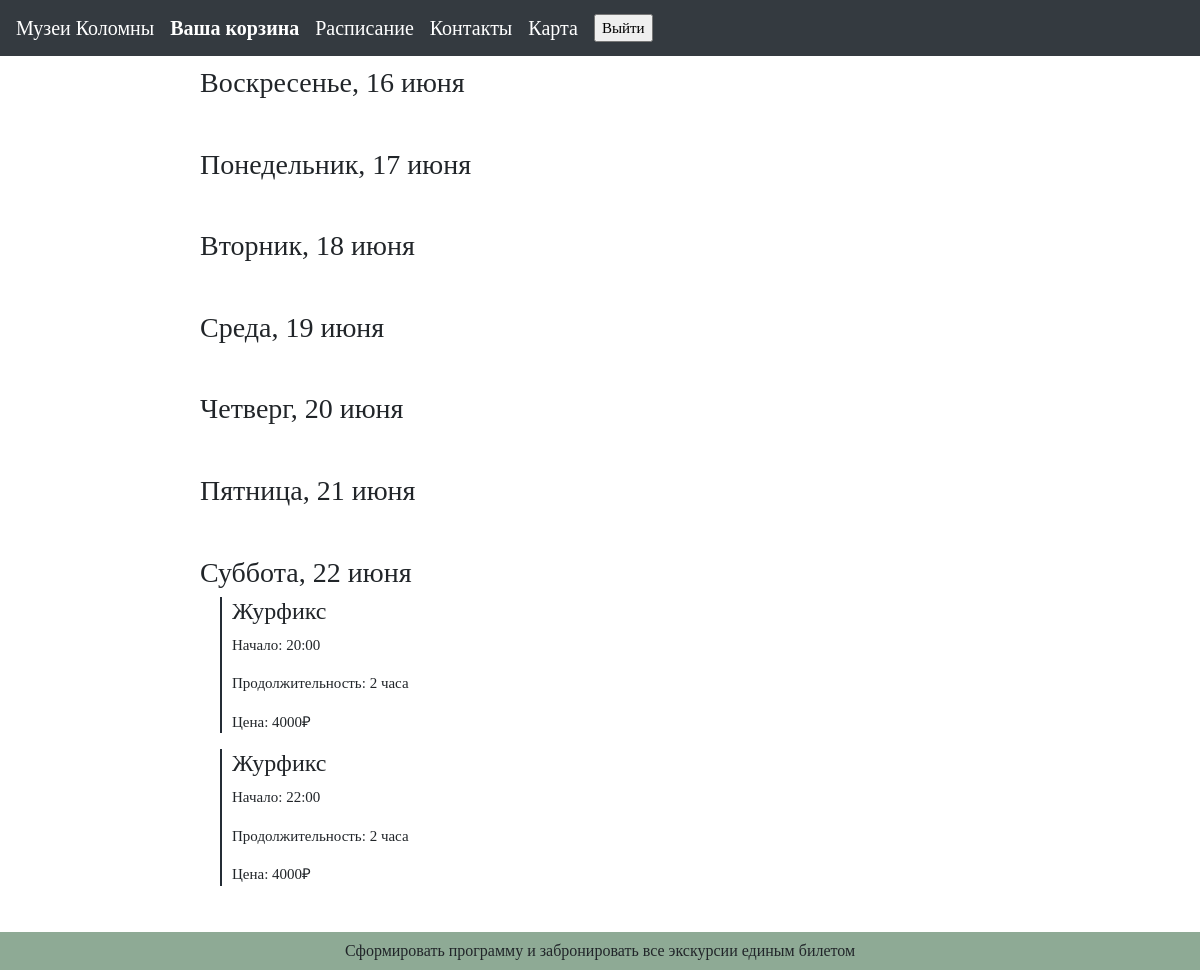
Before: /basket/ (signed in) with the older database file.
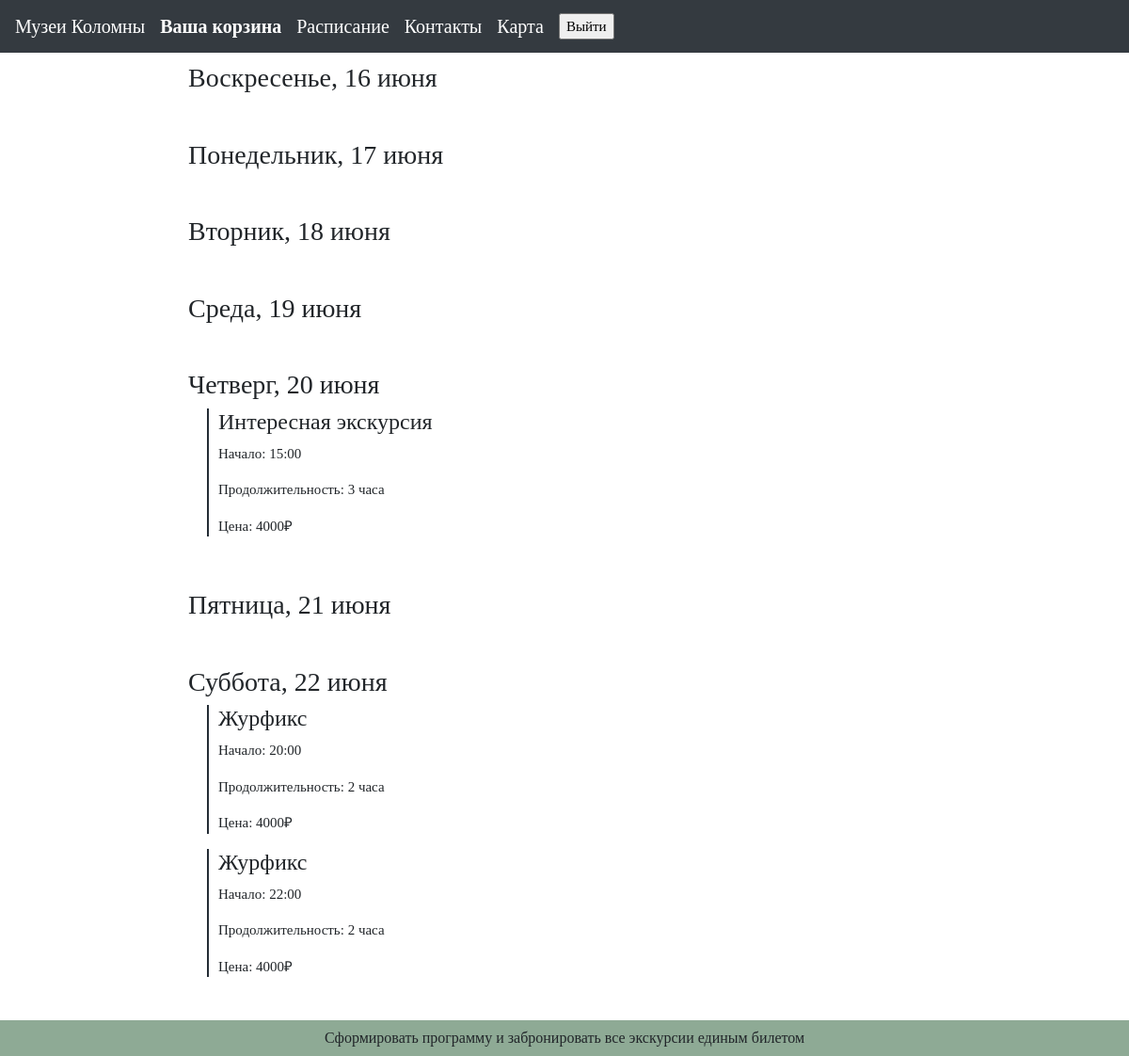
After: the same page with the newer database file.
### first/models.py (models this page shows)
class Programm(models.Model):
    name = models.CharField(max_length=10000, default=None)
    length = models.IntegerField()
    month_start = models.IntegerField()
    day_start = models.IntegerField()
    hour_start = models.IntegerField()
    minute_start = models.IntegerField()
    periodicity = models.IntegerField()
    capacity = models.IntegerField()
    price_adult = models.IntegerField()
    price_children = models.IntegerField()
    price_invalid = models.IntegerField()
    discount_price_adult = models.IntegerField()
    discount_price_invalid = models.IntegerField()
    discount_price_children = models.IntegerField()
    parent = models.IntegerField()

### first/views.py (the view, shortened to what this page needs)
# urls.py: path('basket/', views.basket_page),
@login_required
def basket_page(request):
    user = User.objects.get(username=request.user)
    fv = Favorite.objects.filter(user=user)
    places = []
    for i in fv: places.append(i.place)
    print("PLACES: ", places)
    programms = []
    for j in places:
        for i in Programm.objects.filter(parent=j.id): programms.append(i)
    now_weekday = datetime.now().isoweekday()
    now_month = date.today().month
    now_day = date.today().day
    now_hour = datetime.now().hour + 3
    now_minute = datetime.now().minute
    TIMESWEEK = 168
    days = ['Понедельник', 'Вторник', 'Среда', 'Четверг', 'Пятница', 'Суббота', 'Воскресенье']
    months = ["января", "февраля", "марта", "апреля", "мая", "июня", "июля", "августа", "сентября", "октября", "ноября", "декабря"]
    lst = dict()
    k = 0
    print(days[now_weekday-1:len(days):])
    for i in days[now_weekday-1:len(days):]:
        print(i)
        if now_month == 4 or now_month == 6 or now_month == 9 or now_month == 11:
            if now_day + k > 30:
                lst[f"{i}, {now_day + k - 30} {months[now_month - 1 + 1]}"] = []
            else:
                lst[f"{i}, {now_day + k} {months[now_month - 1]}"] = []
        k += 1
    for i in days[:now_weekday - 1]:
        if now_month == 4 or now_month == 6 or now_month == 9 or now_month == 11:
            if now_day + k > 30:
                lst[f"{i}, {now_day + k - 30} {months[now_month - 1 + 1]}"] = []
            else:
                lst[f"{i}, {now_day + k} {months[now_month - 1]}"] = []
        k += 1
    print(programms)
    for i in programms:
        change_time(i)
        if i.day_start - now_day <= 6:
            lst[list(lst.keys())[i.day_start - now_day]].append([i.name, str(i.hour_start).zfill(2), str(i.minute_start).zfill(2), i.length, i.price_adult])
    for i in lst:
        lst[i] = sorted(lst[i], key=lambda x: x[1])
        lst[i] = sorted(lst[i], key=lambda x: x[2])
    res = []
    for i in lst:
        pr = {
            "day": i,
            "value": []
        }
        for j in lst[i]:
            pr["value"].append({
                "name": j[0],
                "time": f"{j[1]}:{j[2]}",
                "capacity": j[3],
                "price": j[4]
            })
        res.append(pr)
    context = {
        "lst": res
    }
    if request.method == "POST":
        print("done")
        print(request.POST)
        return redirect('/one_revers')
    print(lst)
    return render(request, "basket.html", context)

### first/templates/basket.html (shortened to what this page needs)
<!DOCTYPE html>
<html lang="en">
<head>
    <link rel="stylesheet" href="https://stackpath.bootstrapcdn.com/bootstrap/4.5.2/css/bootstrap.min.css">
</head>
<body>
    <nav class="navbar navbar-expand-lg navbar-dark bg-dark">
    <a class="navbar-brand" href="../">Музеи Коломны</a>
    <a class="navbar-brand" href=""><b>Ваша корзина</b></a>
    <a class="navbar-brand" href="/timetable_client">Расписание</a>
    <a class="navbar-brand" href="/contacts">Контакты</a>
    <a class="navbar-brand" href="/map">Карта</a>
        <div class="registration-container">
                {% if user.is_authenticated %}
                <form action="/logout/" method="post">
                    <input class="button-exit" type="submit" value="Выйти">
                </form>
                {% else %}
                    <a class="other-a" href="/login">Войти</a>
                {% endif %}
        </div>
    </nav>
    <div class="timeline">
        {% for i in lst %}
        <div class="day">
            <h3>{{ i.day }}</h3>
            {% for j in i.value %}
            <div class="event">
                <h4>{{ j.name }}</h4>
                <p>Начало: {{ j.time }} </p>
                <p>Продолжительность: {{ j.capacity }} часа</p>
                <p>Цена: {{ j.price }}₽</p>
            </div>
            {% endfor %}
        </div>
        {% endfor %}
        </div>
    <form id="one_ticket" action="/basket_reserv">
        <button class="btn" >Сформировать программу и забронировать все экскурсии единым билетом</button>
    </form>
</body>
</html>

Changed rows visible on the page:
added Programm: name "Интересная экскурсия"
Other visible differences:
new list line: "Начало: 15:00 Продолжительность: 3 часа Цена: 4000 ₽"
